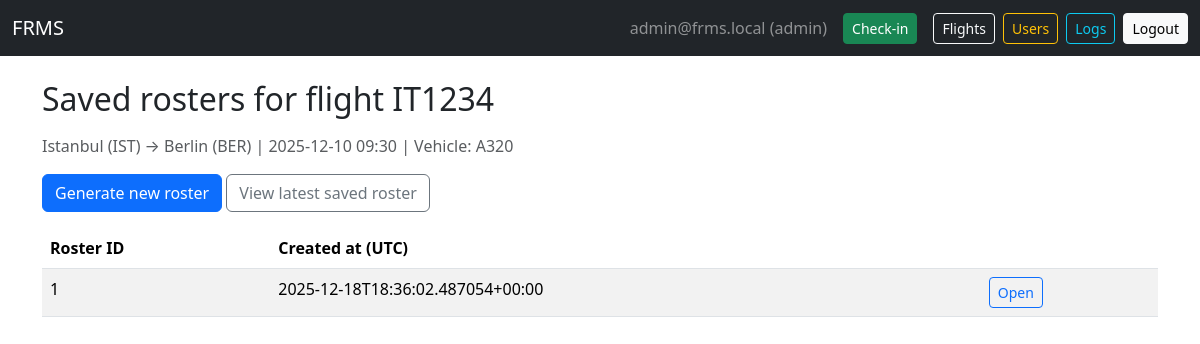
Page /flight/IT1234/rosters (signed in) on the earlier database version.
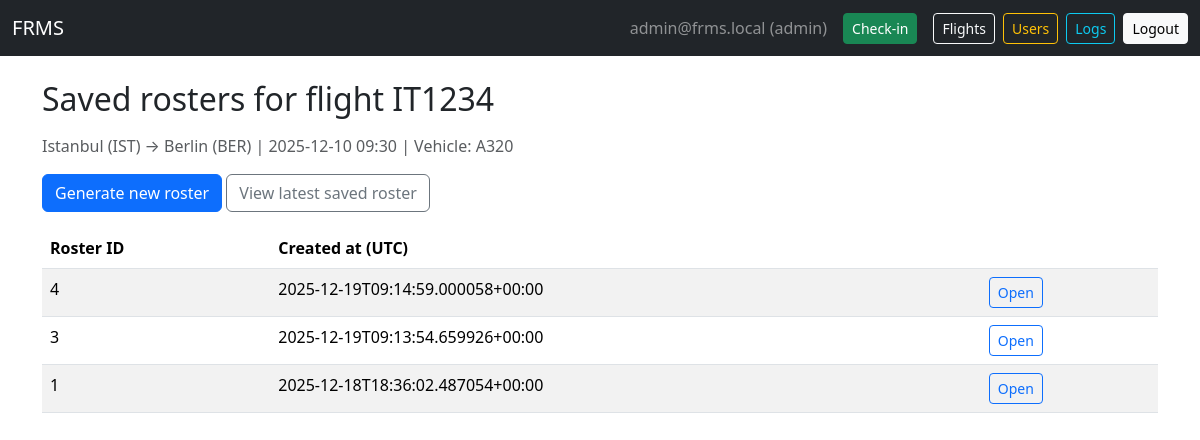
Same page on the later database version.
### tables this page shows
CREATE TABLE users (
            id INTEGER PRIMARY KEY AUTOINCREMENT,
            email TEXT UNIQUE NOT NULL,
            password_hash TEXT NOT NULL,
            role TEXT NOT NULL DEFAULT 'viewer'  -- admin, operator, viewer
        );

CREATE TABLE flights (
            id INTEGER PRIMARY KEY AUTOINCREMENT,
            flight_no TEXT UNIQUE NOT NULL,
            date_time TEXT NOT NULL,
            duration_minutes INTEGER,
            distance_km INTEGER,
            source TEXT,
            destination TEXT,
            vehicle_type TEXT,
            shared_flight_no TEXT,
            shared_company TEXT
        );

CREATE TABLE rosters (
            id INTEGER PRIMARY KEY AUTOINCREMENT,
            flight_no TEXT NOT NULL,
            created_at TEXT NOT NULL,
            data_json TEXT NOT NULL
        );

### app.py (the view)
@app.route("/flight/<flight_no>/rosters")
@login_required()
def list_saved_rosters(flight_no):
    db = get_db()
    flight = db.execute("SELECT * FROM flights WHERE flight_no=?", (flight_no,)).fetchone()
    rosters = db.execute("SELECT id, created_at FROM rosters WHERE flight_no=? ORDER BY created_at DESC", (flight_no,)).fetchall()
    return render_template("rosters_list.html", user=current_user(), flight=flight, rosters=rosters)

### app.py (called while the page is built)
def get_db():
    if "db" not in g:
        g.db = sqlite3.connect(DATABASE)
        g.db.row_factory = sqlite3.Row
    return g.db

def current_user():
    if "user_id" not in session: return None
    return get_db().execute("SELECT * FROM users WHERE id = ?", (session["user_id"],)).fetchone()

def login_required(role=None):
    from functools import wraps
    def decorator(func):
        @wraps(func)
        def wrapper(*args, **kwargs):
            user = current_user()
            if user is None:
                flash("Please log in first.", "warning")
                return redirect(url_for("login", next=request.path))
            if role and user["role"] != role:
                flash("Unauthorized.", "danger")
                return redirect(url_for("dashboard"))
            return func(*args, **kwargs)
        return wrapper
    return decorator

### templates/rosters_list.html
{% extends "base.html" %}
{% block content %}
<h2 class="mb-3">Saved rosters for flight {{ flight['flight_no'] }}</h2>
<p class="text-muted">
  {{ flight['source'] }} → {{ flight['destination'] }} |
  {{ flight['date_time'] }} |
  Vehicle: {{ flight['vehicle_type'] }}
</p>
<div class="mb-3">
  <a class="btn btn-primary" href="{{ url_for('generate_roster', flight_no=flight['flight_no']) }}">
    Generate new roster
  </a>
  <a class="btn btn-outline-secondary" href="{{ url_for('view_latest_roster', flight_no=flight['flight_no']) }}">
    View latest saved roster
  </a>
</div>
{% if rosters %}
<div class="table-responsive">
  <table class="table table-striped">
    <thead>
      <tr>
        <th>Roster ID</th>
        <th>Created at (UTC)</th>
        <th></th>
      </tr>
    </thead>
    <tbody>
      {% for r in rosters %}
      <tr>
        <td>{{ r['id'] }}</td>
        <td>{{ r['created_at'] }}</td>
        <td>
          <a class="btn btn-sm btn-outline-primary" href="{{ url_for('view_roster_by_id', roster_id=r['id']) }}">
            Open
          </a>
        </td>
      </tr>
      {% endfor %}
    </tbody>
  </table>
</div>
{% else %}
<div class="alert alert-info">No saved rosters yet for this flight.</div>
{% endif %}
{% endblock %}

### templates/base.html (shortened to what this page needs)
<!doctype html>
<html lang="en">
<head>
  <link href="https://cdn.jsdelivr.net/npm/bootstrap@5.3.2/dist/css/bootstrap.min.css" rel="stylesheet">
</head>
<body>
  <nav class="navbar navbar-expand-lg navbar-dark bg-dark mb-4">
    <div class="container-fluid">
      <a class="navbar-brand" href="{{ url_for('home') }}">FRMS</a>
      <div class="d-flex align-items-center">
        {% if user %}
        <span class="navbar-text me-3 text-white-50">{{ user['email'] }} ({{ user['role'] }})</span>
        <a class="btn btn-success btn-sm me-3" href="{{ url_for('checkin') }}">Check-in</a>
        <a class="btn btn-outline-light btn-sm me-2" href="{{ url_for('flight_search') }}">Flights</a>
        {% if user['role'] == 'admin' %}
        <a class="btn btn-outline-warning btn-sm me-2" href="{{ url_for('manage_users') }}">Users</a>
        <a class="btn btn-outline-info btn-sm me-2" href="{{ url_for('view_logs') }}">Logs</a>
        {% endif %}
        <a class="btn btn-light btn-sm" href="{{ url_for('logout') }}">Logout</a>
        {% else %}
        <a class="btn btn-outline-light btn-sm me-2" href="{{ url_for('login') }}">Login</a>
        <a class="btn btn-light btn-sm" href="{{ url_for('register') }}">Register</a>
        {% endif %}
      </div>
    </div>
  </nav>
  <div class="container mb-5">
    {% block content %}{% endblock %}
  </div>
</body>
</html>

Differences in the rows shown:
added rosters: id "4", created_at "2025-12-19T09:14:59.000058+00:00"
added rosters: id "3", created_at "2025-12-19T09:13:54.659926+00:00"
